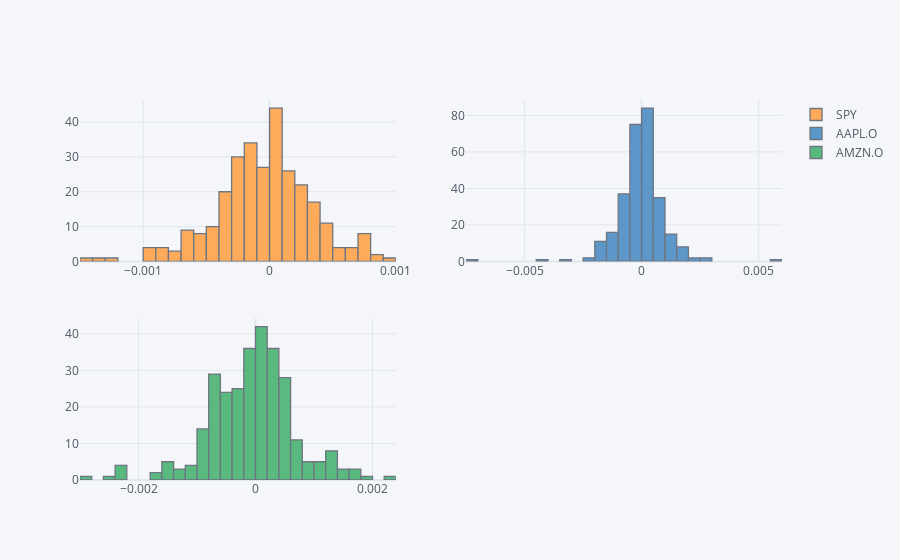

The notebook cell saved with this chart:
### Code cell
rets.iplot(kind='histogram', subplots = True)

### Figure 1 — Plotly figure (JSON) as saved in the notebook; plotly's stock layout.template omitted (floating-point values rounded to 4 significant figures; data arrays with more than 128 entries replaced by an {"elided": "..."} marker saying what was removed)
{"data": [{"histfunc": "count", "histnorm": "", "marker": {"color": "rgba(255, 153, 51, 1.0)", "line": {"color": "#4D5663", "width": 1.3}}, "name": "SPY", "opacity": 0.8, "orientation": "v", "type": "histogram", "x": {"elided": "291 float values"}, "xaxis": "x", "yaxis": "y"}, {"histfunc": "count", "histnorm": "", "marker": {"color": "rgba(55, 128, 191, 1.0)", "line": {"color": "#4D5663", "width": 1.3}}, "name": "AAPL.O", "opacity": 0.8, "orientation": "v", "type": "histogram", "x": {"elided": "291 float values"}, "xaxis": "x2", "yaxis": "y2"}, {"histfunc": "count", "histnorm": "", "marker": {"color": "rgba(50, 171, 96, 1.0)", "line": {"color": "#4D5663", "width": 1.3}}, "name": "AMZN.O", "opacity": 0.8, "orientation": "v", "type": "histogram", "x": {"elided": "291 float values"}, "xaxis": "x3", "yaxis": "y3"}], "layout": {"barmode": "overlay", "legend": {"bgcolor": "#F5F6F9", "font": {"color": "#4D5663"}}, "paper_bgcolor": "#F5F6F9", "plot_bgcolor": "#F5F6F9", "title": {"font": {"color": "#4D5663"}}, "xaxis": {"anchor": "y", "domain": [0, 0.45], "gridcolor": "#E1E5ED", "showgrid": true, "tickfont": {"color": "#4D5663"}, "title": {"font": {"color": "#4D5663"}, "text": ""}, "zerolinecolor": "#E1E5ED"}, "xaxis2": {"anchor": "y2", "domain": [0.55, 1], "gridcolor": "#E1E5ED", "showgrid": true, "tickfont": {"color": "#4D5663"}, "title": {"font": {"color": "#4D5663"}, "text": ""}, "zerolinecolor": "#E1E5ED"}, "xaxis3": {"anchor": "y3", "domain": [0, 0.45], "gridcolor": "#E1E5ED", "showgrid": true, "tickfont": {"color": "#4D5663"}, "title": {"font": {"color": "#4D5663"}, "text": ""}, "zerolinecolor": "#E1E5ED"}, "yaxis": {"anchor": "x", "domain": [0.575, 1], "gridcolor": "#E1E5ED", "showgrid": true, "tickfont": {"color": "#4D5663"}, "title": {"font": {"color": "#4D5663"}, "text": ""}, "zerolinecolor": "#E1E5ED"}, "yaxis2": {"anchor": "x2", "domain": [0.575, 1], "gridcolor": "#E1E5ED", "showgrid": true, "tickfont": {"color": "#4D5663"}, "title": {"font": {"color": "#4D5663"}, "text": ""}, "zerolinecolor": "#E1E5ED"}, "yaxis3": {"anchor": "x3", "domain": [0, 0.425], "gridcolor": "#E1E5ED", "showgrid": true, "tickfont": {"color": "#4D5663"}, "title": {"font": {"color": "#4D5663"}, "text": ""}, "zerolinecolor": "#E1E5ED"}}}
